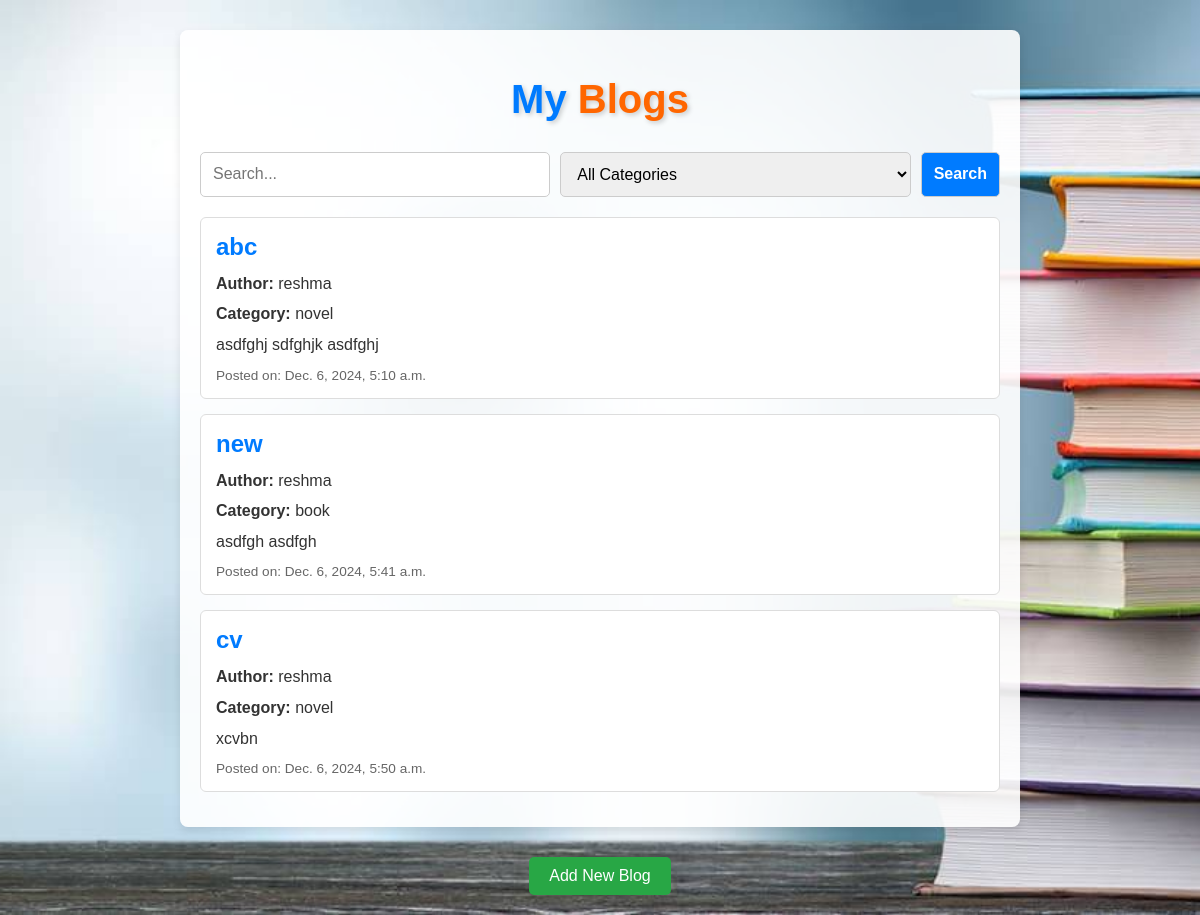
The page / on the database its author committed.
### blog/models.py (models this page shows, shortened)
class BlogPost(models.Model):
    title = models.CharField(max_length=200)
    content = models.TextField()
    author = models.CharField(max_length=100)
    created_at = models.DateTimeField(auto_now_add=True)
    category = models.CharField(max_length=100)

### blog/views.py (the view)
# urls.py: path('', views.search_view, name='search_view'),
def search_view(request):
    query = request.GET.get('q', '')
    category_filter = request.GET.get('category', '')
    posts = BlogPost.objects.all()
    if query:
        posts = posts.filter(title__icontains=query) | posts.filter(content__icontains=query)
    if category_filter:
        posts = posts.filter(category__icontains=category_filter)
    categories = BlogPost.objects.values_list('category', flat=True).distinct()
    return render(request, 'search.html', {
        'posts': posts,
        'query': query,
        'categories': categories,
        'selected_category': category_filter,
    })

### templates/search.html (shortened to what this page needs)
{% load static %}
<!DOCTYPE html>
<html lang="en">
<head>
</head>
<body>
    <div class="container">
        <h1 class="heading">My <span>Blogs</span></h1>
        <form method="get" class="search-box">
            <input type="text" name="q" placeholder="Search..." value="{{ query }}">
            <select name="category">
                <option value="">All Categories</option>
            </select>
            <button type="submit">Search</button>
        </form>
        {% if posts %}
            {% for post in posts %}
                <div class="post">
                    <h2>{{ post.title }}</h2>
                    <p><strong>Author:</strong> {{ post.author }}</p>
                    <p><strong>Category:</strong> {{ post.category }}</p>
                    <p>{{ post.content|truncatechars:200 }}</p>
                    <small>Posted on: {{ post.created_at }}</small>
                </div>
            {% endfor %}
        {% else %}
            <p>No results found.</p>
        {% endif %}
    </div>
<div class="link-container">
    <a href="{% url 'add_blog' %}" class="add-blog-link">Add New Blog</a>
</div>
</body>
</html>

### rows shown on the page
BlogPost: title "abc", author "reshma", category "novel", content "asdfghj sdfghjk asdfghj", created_at "Dec. 6, 2024, 5:10 a.m."
BlogPost: title "new", author "reshma", category "book", content "asdfgh asdfgh", created_at "Dec. 6, 2024, 5:41 a.m."
BlogPost: title "cv", author "reshma", category "novel", content "xcvbn", created_at "Dec. 6, 2024, 5:50 a.m."
